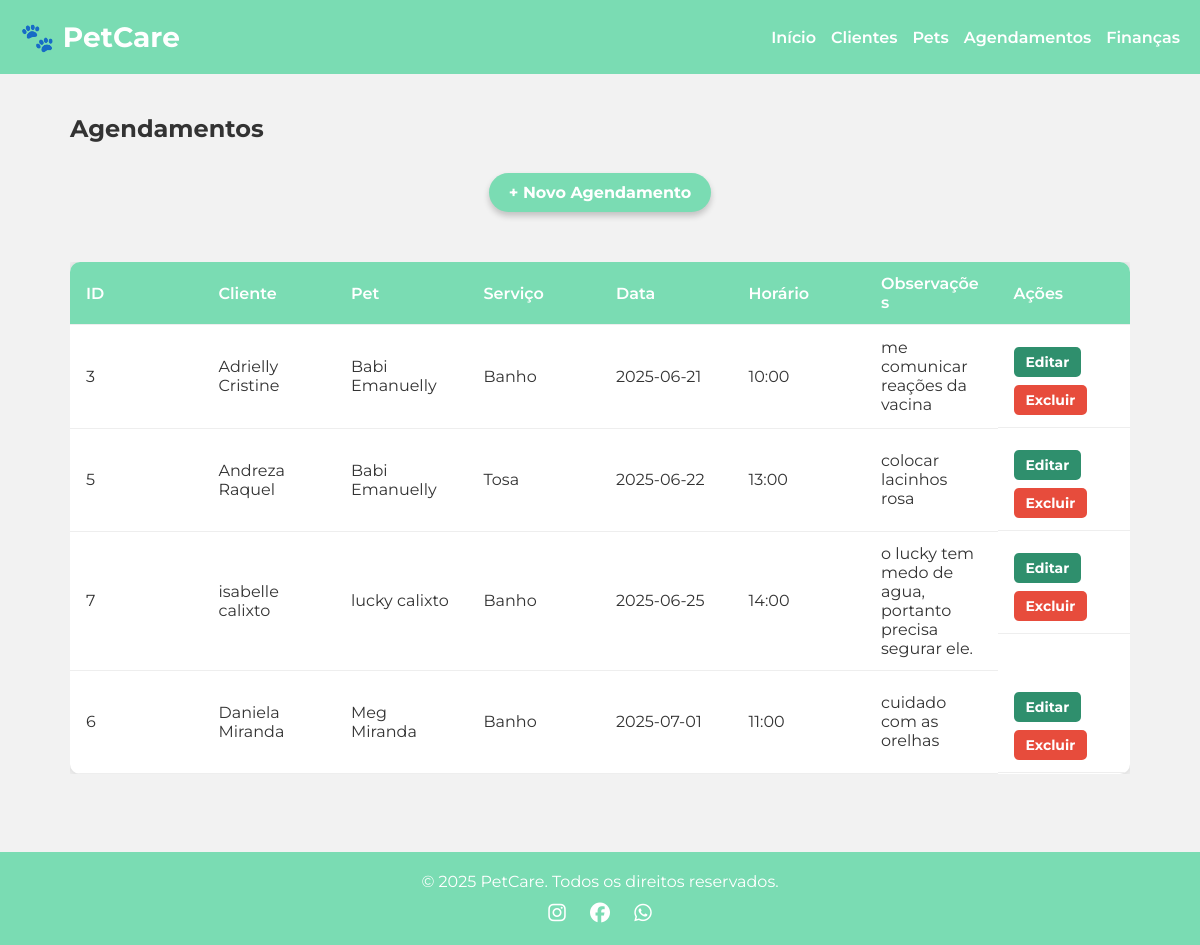
The page /agendamentos on the database its author committed.
### tables this page shows
CREATE TABLE agendamento (
            id INTEGER PRIMARY KEY AUTOINCREMENT,
            nome_cliente TEXT NOT NULL,
            nome_pet TEXT NOT NULL,
            tipo_servico TEXT NOT NULL,
            data TEXT NOT NULL,
            horario TEXT NOT NULL,
            observacoes TEXT
        );

### app.py (the view)
@app.route("/agendamentos")
def listar_agendamentos():
    conn = sqlite3.connect("petcare.db")
    cursor = conn.cursor()
    cursor.execute("SELECT * FROM agendamento ORDER BY data, horario")
    agendamentos = cursor.fetchall()
    conn.close()
    return render_template("agendamentos.html", agendamentos=agendamentos)

### templates/agendamentos.html (shortened to what this page needs)
<!DOCTYPE html>
<html lang="pt-br">
<head>
  <link rel="stylesheet" href="{{ url_for('static', filename='css/style.css') }}">
  <link rel="stylesheet" href="{{ url_for('static', filename='css/style-agendamentos.css') }}">
</head>
<body>
  <header>
    <div class="menu-container">
      <div class="logo">🐾 PetCare</div>
      <nav>
        <ul>
          <li><a href="{{ url_for('home') }}">Início</a></li>
          <li><a href="{{ url_for('listar_clientes') }}">Clientes</a></li>
          <li><a href="{{ url_for('listar_pets') }}">Pets</a></li>
          <li><a href="{{ url_for('listar_agendamentos') }}">Agendamentos</a></li>
          <li><a href="{{ url_for('financas') }}">Finanças</a></li>
        </ul>
      </nav>
    </div>
  </header>
  <main class="conteudo">
    <h2>Agendamentos</h2>
    <div class="centro-botao">
      <a href="/agendamentos/novo" class="botao adicionar">+ Novo Agendamento</a>
    </div>
    <div class="tabela-container">
      <table>
        <thead>
          <tr>
            <th>ID</th>
            <th>Cliente</th>
            <th>Pet</th>
            <th>Serviço</th>
            <th>Data</th>
            <th>Horário</th>
            <th>Observações</th>
            <th>Ações</th>
          </tr>
        </thead>
        <tbody>
          {% for agendamento in agendamentos %}
          <tr>
            <td>{{ agendamento[0] }}</td>
            <td>{{ agendamento[1] }}</td>
            <td>{{ agendamento[2] }}</td>
            <td>{{ agendamento[3] }}</td>
            <td>{{ agendamento[4] }}</td>
            <td>{{ agendamento[5] }}</td>
            <td>{{ agendamento[6] }}</td>
            <td class="acoes">
              <a href="/agendamentos/editar/{{ agendamento[0] }}" class="botao-editar">Editar</a>
              <a href="/agendamentos/excluir/{{ agendamento[0] }}" class="botao-excluir" onclick="return confirm('Tem certeza que deseja excluir este agendamento?');">Excluir</a>
            </td>
          </tr>
          {% endfor %}
        </tbody>
      </table>
    </div>
  </main>
  <br><br>
  <footer>
    <div class="footer-container">
      <p>&copy; 2025 PetCare. Todos os direitos reservados.</p>
      <div class="redes">
        <a href="#"><i class="fab fa-instagram"></i></a>
        <a href="#"><i class="fab fa-facebook"></i></a>
        <a href="#"><i class="fab fa-whatsapp"></i></a>
      </div>
    </div>
  </footer>
</body>
</html>

### static/css/style.css (style rules this page uses)
:root { --verde-agua: #7ADCB3; --verde-escuro: #2F8F6D; --branco: #FFFFFF; --cinza-claro: #F2F2F2; --fonte: 'Montserrat', sans-serif; }
* { margin: 0; padding: 0; box-sizing: border-box; }
body { font-family: var(--fonte); background-color: var(--cinza-claro); color: #333; }
header { background-color: var(--verde-agua); padding: 20px 0; position: relative; z-index: 10; }
.menu-container { display: flex; justify-content: space-between; align-items: center; max-width: 1200px; margin: 0 auto; padding: 0 20px; }
.logo { font-size: 28px; font-weight: bold; color: var(--branco); margin-right: auto; }
nav ul { list-style: none; display: flex; flex-wrap: wrap; gap: 15px; }
nav a { color: var(--branco); text-decoration: none; font-weight: 600; }
.botao { background-color: var(--verde-agua); color: var(--branco); padding: 12px 25px; border-radius: 30px; text-decoration: none; font-weight: bold; display: inline-block; z-index: 3; box-shadow: 0 4px 6px rgba(0,0,0,0.2); font-size: 16px; transition: background 0.3s ease; }
footer { background-color: var(--verde-agua); padding: 20px 0; color: white; text-align: center; }
.footer-container { max-width: 1100px; margin: auto; display: flex; flex-direction: column; align-items: center; gap: 10px; }
.redes a { color: white; margin: 0 8px; font-size: 20px; }

### static/css/style-agendamentos.css (style rules this page uses)
body { font-family: var(--fonte); background-color: var(--cinza-claro); color: #333; min-height: 100vh; display: flex; flex-direction: column; }
main.conteudo { max-width: 1100px; margin: 20px auto; padding: 20px; width: 95%; }
.acoes { margin-top: 10px; }
.botao.adicionar { display: inline-block; background-color: var(--verde-agua); color: white; padding: 10px 20px; border-radius: 20px; text-decoration: none; font-weight: bold; margin-bottom: 20px; }
footer { width: 100%; background-color: var(--verde-agua); padding: 20px; text-align: center; color: white; box-sizing: border-box; }
.footer-container { display: flex; flex-direction: column; gap: 10px; align-items: center; }
.footer-container .redes a { color: white; margin: 0 10px; font-size: 20px; }
.centro-botao { display: flex; justify-content: center; margin: 30px 0; }
.tabela-container { width: 100%; overflow-x: auto; margin-top: 20px; }
.tabela-container table { min-width: 800px; }
table { width: 100%; border-collapse: collapse; background: white; border-radius: 10px; overflow: hidden; box-shadow: 0 0 10px #ccc; table-layout: fixed; word-wrap: break-word; }
th, td { padding: 12px 16px; text-align: left; border-bottom: 1px solid #eee; }
th { background-color: var(--verde-agua); color: white; font-weight: 600; }
td.acoes { display: flex; gap: 10px; }
.botao-editar, .botao-excluir { padding: 6px 12px; border-radius: 5px; text-decoration: none; font-size: 14px; color: white; font-weight: bold; transition: background 0.3s; }
.botao-editar { background-color: var(--verde-escuro); }
.botao-excluir { background-color: #e74c3c; }
td, th { word-break: break-word; white-space: normal; }
main.conteudo { flex: 1; }
td.acoes { display: flex; flex-direction: column; gap: 8px; align-items: flex-start; }

### rows shown on the page
agendamento: id "3", nome_cliente "Adrielly Cristine", nome_pet "Babi Emanuelly", tipo_servico "Banho", data "2025-06-21", horario "10:00", observacoes "me comunicar reações da vacina"
agendamento: id "5", nome_cliente "Andreza Raquel", nome_pet "Babi Emanuelly", tipo_servico "Tosa", data "2025-06-22", horario "13:00", observacoes "colocar lacinhos rosa"
agendamento: id "7", nome_cliente "isabelle calixto", nome_pet "lucky calixto", tipo_servico "Banho", data "2025-06-25", horario "14:00", observacoes "o lucky tem medo de agua, portanto precisa segurar ele."
agendamento: id "6", nome_cliente "Daniela Miranda", nome_pet "Meg Miranda", tipo_servico "Banho", data "2025-07-01", horario "11:00", observacoes "cuidado com as orelhas"
